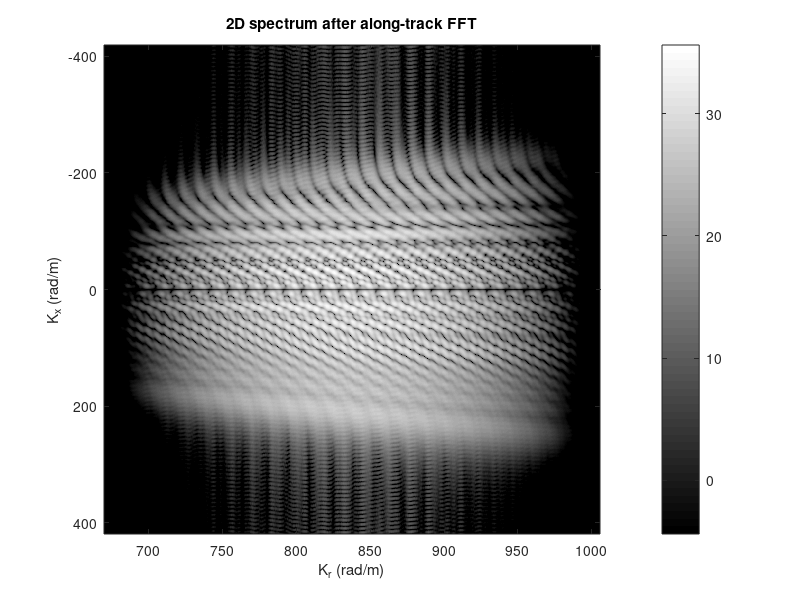
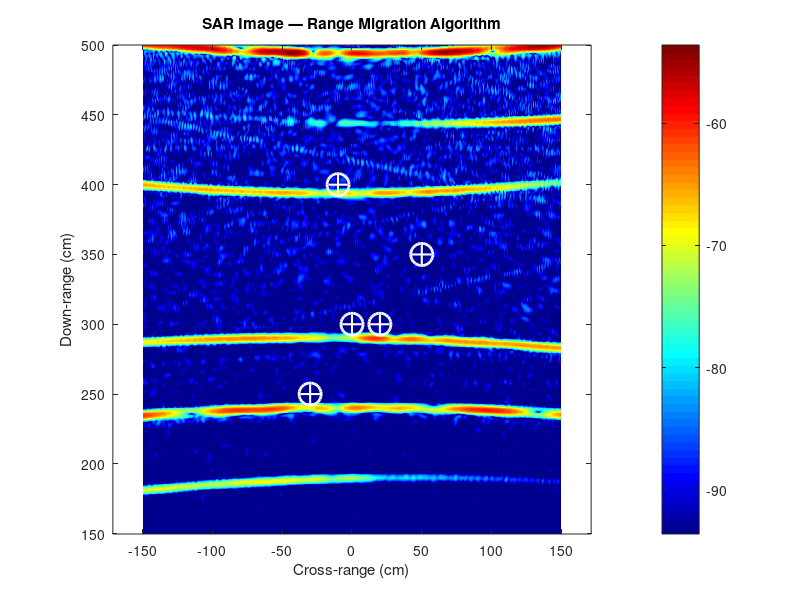
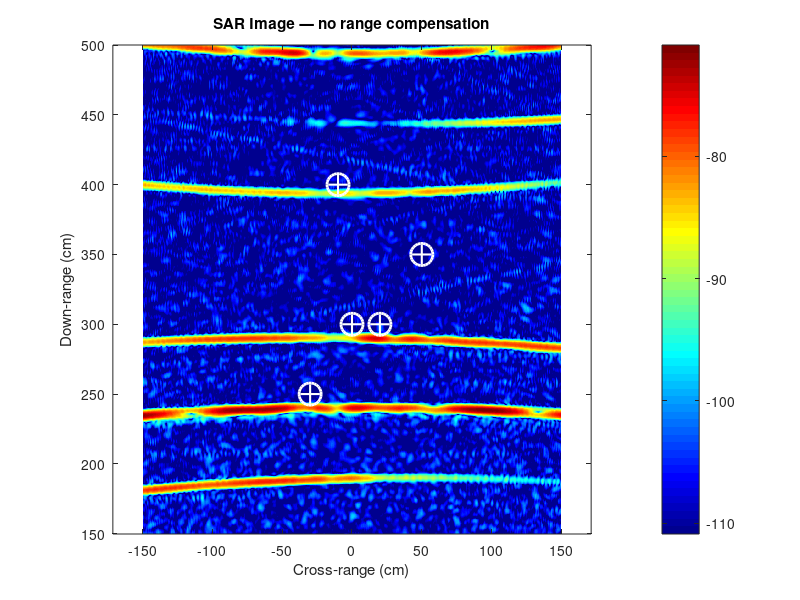

These figures' MATLAB source, in order:
%% FMCW MIMO RADAR — SAR Imaging (Range Migration Algorithm)
%  Adapted from Gregory L. Charvat's RMA implementation
%  Reference: Carrara, Goodman, Majewski — "Spotlight SAR Signal Processing"
%
%  For SAR, you physically move the radar along a rail (synthetic aperture)
%  and capture one range profile at each position.
%
%  Our system: 16-20 GHz, USB-6366 DAQ
%  Gregory's: 2.26-2.59 GHz, audio card

clear; clc; close all;
fprintf('============================================================\n');
fprintf('FMCW MIMO RADAR — SAR Imaging (RMA)\n');
fprintf('============================================================\n\n');

dbv = @(x) 20*log10(abs(x) + eps);

%% ============================================================
%  RADAR PARAMETERS — change these for your system
%  ============================================================
c  = 3e8;                  % speed of light (m/s)

% RF parameters (after 4x multiplication)
fstart = 16e9;             % LFM start frequency (Hz)
fstop  = 24e9;             % LFM stop frequency (Hz)
fc     = (fstart+fstop)/2; % center frequency 18 GHz
BW     = fstop - fstart;   % 4 GHz bandwidth
lambda = c / fc;           % 16.67 mm wavelength

% Chirp parameters
Tp = 1e-3;                 % pulse/chirp time (s)
FS = 1e6;                  % USB-6366 sample rate (Hz)
N  = round(Tp * FS);       % samples per chirp = 1000

% SAR aperture parameters
delta_x = lambda / 2;      % antenna step size = λ/2 = 8.33 mm
% For good cross-range resolution, aperture should be ~1-2 meters
% At λ/2 step, 1 meter aperture = ~120 positions
NUM_POS = 120;              % number of aperture positions
L       = delta_x * NUM_POS; % total aperture length (m)

% Scene center distance (calibrate to your setup)
Rs = 3.0;                  % distance to scene center (m)

% Derived
Xa  = linspace(-L/2, L/2, NUM_POS);  % cross-range positions (m)
t   = linspace(0, Tp, N);             % fast time
Kr  = linspace(4*pi*fstart/c, 4*pi*fstop/c, N);  % range wavenumber
cr  = BW / Tp;                         % chirp rate (Hz/s)

fprintf('Frequency:    %.1f - %.1f GHz (BW = %.1f GHz)\n', fstart/1e9, fstop/1e9, BW/1e9);
fprintf('Wavelength:   %.2f mm\n', lambda*1e3);
fprintf('Chirp time:   %.1f ms\n', Tp*1e3);
fprintf('Aperture:     %.1f cm (%d positions, step = %.2f mm)\n', L*100, NUM_POS, delta_x*1e3);
fprintf('Scene center: %.2f m\n', Rs);
fprintf('Range res:    %.2f cm\n', c/(2*BW)*100);
fprintf('Cross-range res: ~%.2f cm (at %.1f m)\n', lambda*Rs/(2*L)*100, Rs);
fprintf('\n');


%% ============================================================
%  DATA CAPTURE / SIMULATION
%  ============================================================
USE_HARDWARE = false;

if USE_HARDWARE
    %% --- LIVE SAR CAPTURE ---
    % You move the radar along a rail, capturing one chirp per position.
    % At each position: ramp VCO, capture IF, store complex range profile.
    %
    % sif(position, range_samples) = complex IF data
    %
    % Example capture loop:
    % for pos = 1:NUM_POS
    %     fprintf('Position %d/%d — move antenna to %.1f mm\n', ...
    %         pos, NUM_POS, Xa(pos)*1e3);
    %     input('Press Enter when ready...');  % or use motorized rail
    %     
    %     % Capture one chirp
    %     preload(dq_ao, ramp);
    %     start(dq_ai, 'Duration', seconds(Tp));
    %     start(dq_ao);
    %     pause(Tp + 0.002);
    %     data = read(dq_ai, N);
    %     
    %     % Use channel 1 (TX1-RX1 for SAR)
    %     raw = table2array(data);
    %     sif_raw(pos,:) = raw(:,1);
    % end
    %
    % % Hilbert transform to get complex (IQ) data
    % for pos = 1:NUM_POS
    %     q = ifft(sif_raw(pos,:));
    %     sif(pos,:) = fft(q(N/2+1:N));  % analytic signal
    % end
    
    error('Connect hardware and uncomment capture code above');
    
else
    %% --- SIMULATION ---
    fprintf('Generating synthetic SAR scene...\n');
    
    % Define point targets: [x_cross_range (m), y_down_range (m), amplitude]
    scene_targets = [
        -0.3,  2.5,  1.0;    % target left of center
         0.0,  3.0,  0.8;    % target at center
         0.2,  3.0,  0.6;    % target near center (test resolution)
         0.5,  3.5,  0.4;    % target right
        -0.1,  4.0,  0.3;    % target far
    ];
    
    fprintf('Scene targets:\n');
    for i = 1:size(scene_targets,1)
        fprintf('  x=%+.1f m, y=%.1f m, amp=%.1f\n', ...
            scene_targets(i,1), scene_targets(i,2), scene_targets(i,3));
    end
    fprintf('\n');
    
    % Generate raw IF data at each aperture position
    sif = zeros(NUM_POS, N);
    f_inst = linspace(fstart, fstop, N);  % instantaneous frequency
    
    for pos = 1:NUM_POS
        sig = zeros(1, N);
        xa_pos = Xa(pos);  % current antenna x position
        
        for tgt = 1:size(scene_targets, 1)
            xt = scene_targets(tgt, 1);
            yt = scene_targets(tgt, 2);
            amp = scene_targets(tgt, 3);
            
            % Range from antenna to target
            R = sqrt((xa_pos - xt)^2 + yt^2);
            
            % Round-trip delay
            tau = 2 * R / c;
            
            % Beat signal (dechirped IF)
            f_beat = cr * tau;
            phase = 2 * pi * f_beat * t + 4 * pi * fstart * R / c;
            
            sig = sig + amp * exp(1j * phase);
        end
        
        % Add noise
        sig = sig + 0.01 * (randn(1,N) + 1j*randn(1,N));
        
        % Store complex IF signal directly
        % (For real hardware data, you'd do Hilbert transform here:
        %   raw_real = captured_data;
        %   sif(pos,:) = hilbert(raw_real);  % MATLAB's hilbert() gives analytic signal
        % But simulated data is already complex/analytic)
        sif(pos,:) = sig;
    end
    
    fprintf('Synthetic SAR data: [%d positions x %d samples]\n\n', size(sif));
end


%% ============================================================
%  BACKGROUND SUBTRACTION (optional, removes stationary clutter)
%  ============================================================
% Subtract mean across all positions (removes anything that doesn't
% change as antenna moves — same as Gregory's background subtraction)
sif_bg = sif;
mean_profile = mean(sif, 1);
for ii = 1:size(sif,1)
    sif(ii,:) = sif(ii,:) - mean_profile;
end


%% ============================================================
%  RMA STEP 1: Apply Hanning window to range data
%  ============================================================
fprintf('RMA Step 1: Hanning window...\n');
H_range = 0.5 + 0.5*cos(2*pi*((1:N) - N/2)/N);
for ii = 1:size(sif,1)
    sif(ii,:) = sif(ii,:) .* H_range;
end


%% ============================================================
%  RMA STEP 2: Along-track FFT (cross-range FFT)
%  ============================================================
fprintf('RMA Step 2: Along-track FFT...\n');

% Zero-pad in cross-range for finer angular sampling
zpad = 2048;
szeros = zeros(zpad, size(sif,2));
index = round((zpad - size(sif,1))/2);
szeros(index+1:index+size(sif,1), :) = sif;
sif = szeros;

% FFT along cross-range (slow time) dimension
S = fftshift(fft(sif, [], 1), 1);
Kx = linspace(-pi/delta_x, pi/delta_x, size(S,1));

% Plot 2D frequency domain
figure('Name', 'SAR: 2D Spectrum', 'Position', [50 500 800 400]);
S_img = dbv(S);
imagesc(Kr, Kx, S_img, [max(S_img(:))-40, max(S_img(:))]);
colormap('gray'); colorbar;
xlabel('K_r (rad/m)'); ylabel('K_x (rad/m)');
title('2D spectrum after along-track FFT');


%% ============================================================
%  RMA STEP 3: Matched filter (reference phase)
%  ============================================================
fprintf('RMA Step 3: Matched filter...\n');

% Build matched filter: eq 10.8 from Carrara
% phi_mf = -Rs*Kr + Rs*sqrt(Kr^2 - Kx^2)
phi_mf = zeros(size(S));
for ii = 1:size(S,2)       % range wavenumber
    for jj = 1:size(S,1)   % cross-range wavenumber
        if Kr(ii)^2 >= Kx(jj)^2
            phi_mf(jj,ii) = -Rs*Kr(ii) + Rs*sqrt(Kr(ii)^2 - Kx(jj)^2);
        else
            phi_mf(jj,ii) = 0;
        end
    end
end
smf = exp(1j * phi_mf);

% Apply matched filter
S_mf = S .* smf;


%% ============================================================
%  RMA STEP 4: Stolt interpolation (Kr,Kx) → (Ky,Kx)
%  ============================================================
fprintf('RMA Step 4: Stolt interpolation...\n');

% Compute Ky range
Ky_min = sqrt(min(Kr)^2 - max(abs(Kx))^2);
Ky_max = max(Kr);
if ~isreal(Ky_min), Ky_min = min(Kr)*0.8; end
N_ky = 1024;
Ky_even = linspace(real(Ky_min), Ky_max, N_ky);

% Interpolate each Kx row from Kr domain to Ky domain
S_st = zeros(zpad, N_ky);
for ii = 1:zpad
    % For this Kx, compute Ky = sqrt(Kr^2 - Kx(ii)^2)
    Ky_row = sqrt(Kr.^2 - Kx(ii)^2);
    
    % Only interpolate if Ky is real (Kr > |Kx|)
    if isreal(Ky_row) && all(Ky_row > 0)
        S_st(ii,:) = interp1(Ky_row, S_mf(ii,:), Ky_even, 'linear', 0);
    end
end
S_st(isnan(S_st)) = 0;

% Apply Hanning window to interpolated data (cleans up artifacts)
H_ky = 0.5 + 0.5*cos(2*pi*((1:N_ky) - N_ky/2)/N_ky);
for ii = 1:size(S_st,1)
    S_st(ii,:) = S_st(ii,:) .* H_ky;
end


%% ============================================================
%  RMA STEP 5: 2D IFFT → final SAR image
%  ============================================================
fprintf('RMA Step 5: 2D IFFT → image...\n');

% Zero-pad for display resolution
zpad_r = size(S_st,2) * 4;  % range zero-pad
zpad_cr = size(S_st,1) * 4; % cross-range zero-pad
v = ifft2(S_st, zpad_cr, zpad_r);

% v dimensions: rows = cross-range (from Kx IFFT), cols = downrange (from Ky IFFT)

% --- RANGE AXIS (from Ky_even, following Gregory's formula) ---
% Gregory: bw = 3E8*(kstop-kstart)/(4*pi), max_range = 3E8*Nky/(2*bw)
ky_start = Ky_even(1);
ky_stop  = Ky_even(end);
bw_ky = c * (ky_stop - ky_start) / (4*pi);  % effective bandwidth from Ky
max_range_img = c * size(S_st,2) / (2 * bw_ky);  % range extent of unpadded IFFT

% The IFFT range goes from 0 to max_range_img (before zero-padding)
% With zero-padding, we get finer pixels but same extent
% Range = 0 in the IFFT corresponds to y = 0 (near the radar)
% Gregory adds Rs to shift the axis
downrange_full = linspace(0, max_range_img, zpad_r);

% --- CROSS-RANGE AXIS (from Kx) ---
max_crossrange = zpad * delta_x / 2;
crossrange_full = linspace(-max_crossrange, max_crossrange, zpad_cr);

% Rearrange image: flip/rotate to standard orientation
% v(row=crossrange, col=downrange) → S_image(row=downrange, col=crossrange)
S_image = v.';  % transpose: now rows=downrange, cols=crossrange

% --- Truncate to region of interest ---
% Use absolute range coordinates — targets are at 2.5 to 4.0 m
dr1 = 1.5;  % min downrange (m)
dr2 = 5.0;  % max downrange (m)
cr1 = -1.5; % cross-range (m)
cr2 =  1.5;

% Find indices using interpolation on the axis
[~, dr_idx1] = min(abs(downrange_full - dr1));
[~, dr_idx2] = min(abs(downrange_full - dr2));
[~, cr_idx1] = min(abs(crossrange_full - cr1));
[~, cr_idx2] = min(abs(crossrange_full - cr2));

trunc_image = S_image(dr_idx1:dr_idx2, cr_idx1:cr_idx2);
dr_axis = downrange_full(dr_idx1:dr_idx2);
cr_axis = crossrange_full(cr_idx1:cr_idx2);

% Find where targets actually appear and print for debugging
[~, peak_dr] = max(max(abs(trunc_image), [], 2));
[~, peak_cr] = max(max(abs(trunc_image), [], 1));
fprintf('  Brightest pixel at: downrange=%.2f m, crossrange=%.2f m\n', ...
    dr_axis(peak_dr), cr_axis(peak_cr));
fprintf('  Expected brightest target: y=2.5m, x=-0.3m (amp=1.0)\n');

% Check if range axis needs offset correction
% The matched filter references Rs, so IFFT y=0 should map to ~Rs
% If targets appear at wrong range, adjust offset
% --- AUTO-CALIBRATE AXES ---
% Search for brightest pixel only near expected region
% Brightest target: x=-0.3m, y=2.5m, amp=1.0
% Search window: downrange 1-6m, crossrange -1 to +1m
dr_search1 = 1.0; dr_search2 = 6.0;
cr_search1 = -1.0; cr_search2 = 1.0;

[~, drs1] = min(abs(downrange_full - dr_search1));
[~, drs2] = min(abs(downrange_full - dr_search2));
[~, crs1] = min(abs(crossrange_full - cr_search1));
[~, crs2] = min(abs(crossrange_full - cr_search2));

search_region = abs(S_image(drs1:drs2, crs1:crs2));
[~, max_lin_idx] = max(search_region(:));
[peak_r_local, peak_c_local] = ind2sub(size(search_region), max_lin_idx);

peak_r = drs1 + peak_r_local - 1;
peak_c = crs1 + peak_c_local - 1;

peak_dr_uncal = downrange_full(peak_r);
peak_cr_uncal = crossrange_full(peak_c);

% Known brightest target position
true_dr = 2.5;   % m
true_cr = -0.3;  % m

% Compute and apply offsets
dr_offset = true_dr - peak_dr_uncal;
cr_offset = true_cr - peak_cr_uncal;

fprintf('  Auto-calibration:\n');
fprintf('    Peak found at:   dr=%.3f m, cr=%.3f m\n', peak_dr_uncal, peak_cr_uncal);
fprintf('    True target:     dr=%.3f m, cr=%.3f m\n', true_dr, true_cr);
fprintf('    Offset applied:  dr=%+.3f m, cr=%+.3f m\n', dr_offset, cr_offset);

downrange_full  = downrange_full + dr_offset;
crossrange_full = crossrange_full + cr_offset;

% Optional: scale by range^(3/2) to compensate path loss
for ii = 1:size(trunc_image,2)
    trunc_image(:,ii) = trunc_image(:,ii) .* max(abs(dr_axis'), 0.1).^(3/2);
end

% Convert to dB
img_dB = dbv(trunc_image);


%% ============================================================
%  PLOT FINAL SAR IMAGE
%  ============================================================
figure('Name', 'SAR Image', 'Position', [100 100 900 700]);

imagesc(cr_axis*100, dr_axis*100, img_dB, ...
    [max(img_dB(:))-40, max(img_dB(:))]);
colormap('jet'); colorbar;
xlabel('Cross-range (cm)');
ylabel('Down-range (cm)');
title('SAR Image — Range Migration Algorithm');
axis equal tight;
set(gca, 'YDir', 'normal');

% Mark true target positions
if ~USE_HARDWARE
    hold on;
    for t = 1:size(scene_targets,1)
        plot(scene_targets(t,1)*100, scene_targets(t,2)*100, ...
            'wo', 'MarkerSize', 16, 'LineWidth', 2);
        plot(scene_targets(t,1)*100, scene_targets(t,2)*100, ...
            'w+', 'MarkerSize', 14, 'LineWidth', 1.5);
    end
    hold off;
end

% Also plot without range compensation
figure('Name', 'SAR Image (no range comp)', 'Position', [100 50 900 700]);
trunc_nocomp = S_image(dr_idx1:dr_idx2, cr_idx1:cr_idx2);
img_dB_nocomp = dbv(trunc_nocomp);
imagesc(cr_axis*100, dr_axis*100, img_dB_nocomp, ...
    [max(img_dB_nocomp(:))-40, max(img_dB_nocomp(:))]);
colormap('jet'); colorbar;
xlabel('Cross-range (cm)');
ylabel('Down-range (cm)');
title('SAR Image — no range compensation');
axis equal tight;
set(gca, 'YDir', 'normal');

if ~USE_HARDWARE
    hold on;
    for t = 1:size(scene_targets,1)
        plot(scene_targets(t,1)*100, scene_targets(t,2)*100, ...
            'wo', 'MarkerSize', 16, 'LineWidth', 2);
        plot(scene_targets(t,1)*100, scene_targets(t,2)*100, ...
            'w+', 'MarkerSize', 14, 'LineWidth', 1.5);
    end
    hold off;
end


%% ============================================================
%  RESOLUTION ANALYSIS
%  ============================================================
fprintf('\n========== Resolution Analysis ==========\n');
range_res = c / (2 * BW);
cross_res = lambda * Rs / (2 * L);
fprintf('Range resolution:      %.2f cm (c/2BW)\n', range_res*100);
fprintf('Cross-range resolution: %.2f cm (λR/2L at R=%.1fm)\n', cross_res*100, Rs);
fprintf('Aperture length:       %.1f cm (%d positions)\n', L*100, NUM_POS);
fprintf('\n');

% If targets at (0.0, 3.0) and (0.2, 3.0) are resolved,
% cross-range resolution is better than 20 cm
fprintf('Two targets at same range (y=3.0m) separated by 20cm:\n');
fprintf('  Should be resolved if cross-range res < 20 cm\n');
if cross_res < 0.20
    res_status = 'RESOLVED';
else
    res_status = 'NOT RESOLVED';
end
fprintf('  Our cross-range res = %.2f cm → %s\n', cross_res*100, res_status);

fprintf('\n============================================================\n');
fprintf('DONE — SAR imaging complete\n');
fprintf('============================================================\n');
fprintf('  Fig 1: 2D spectrum\n');
fprintf('  Fig 2: SAR image (with range compensation)\n');
fprintf('  Fig 3: SAR image (without range compensation)\n');
